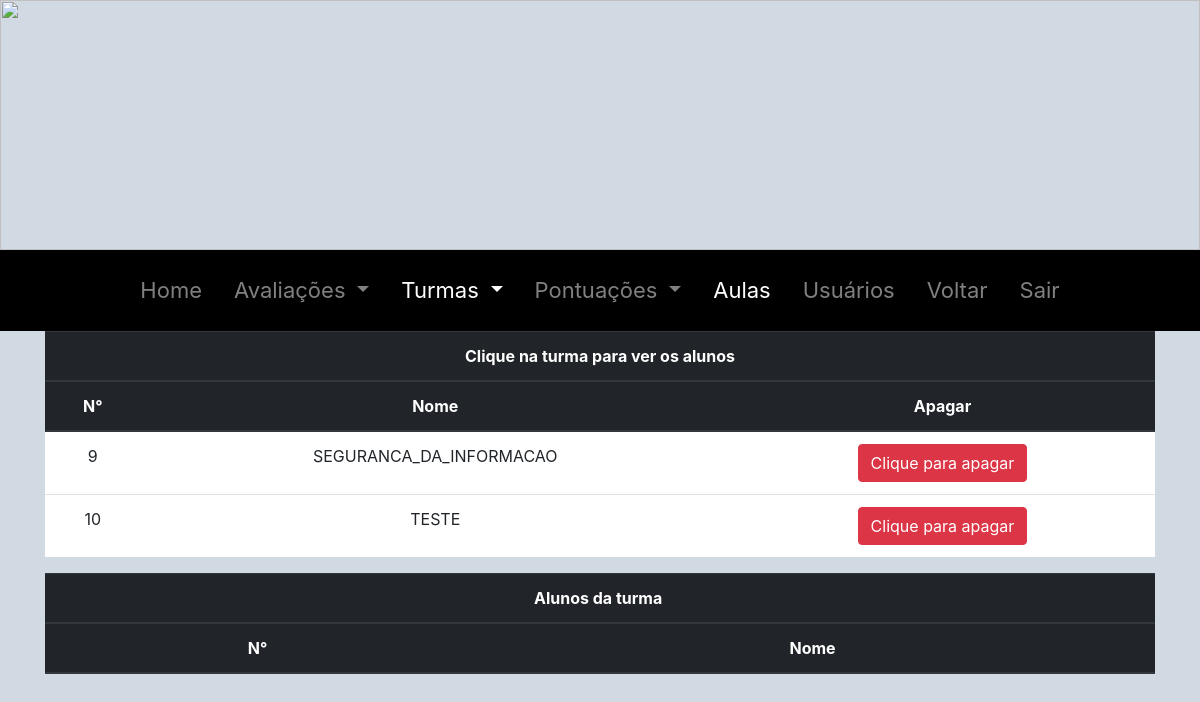
/professor/aulas/turmas/?opt=1 (signed in), run on the app's committed database.
### tables this page shows
CREATE TABLE `tbl_turma` (
  `id` int(11) NOT NULL,
  `nome` varchar(50) NOT NULL,
  `id_professor` int(11) NOT NULL
);

### professor/aulas/turmas/del_turmas.php (the view, shortened to what this page needs)
<?php
if (isset($_COOKIE['rootid'])) {
	$id = $_COOKIE['rootid'];
}
include '../../../configs.php';
$query = "SELECT * FROM tbl_turma WHERE id_professor = '$id'";
$result  = mysqli_query($con,$query);
?>
<table class="table table-hover" style="background-color: #ffffff;">
	<thead class="thead thead-dark">
		<tr>
			<th colspan="3">
				<center>
					Clique na turma para ver os alunos
				</center>
			</th>
		</tr>
		<tr>
			<th>
				<center>
					N°
				</center>
			</th>
			<th>
				<center>
					Nome
				</center>
			</th>
			<th>
				<center>
					Apagar
				</center>
			</th>
		</tr>
	</thead>
	<tbody>
		<?php
		while ($row = mysqli_fetch_object($result)) {
			?>
			<tr style="cursor: pointer;" onclick="showAlunos(<?=$row->id?>)" class="tr">
				<td>
					<center>
						<?=$row->id?>
					</center>
				</td>
				<td>
					<center>
						<?=$row->nome?>
					</center>
				</td>
				<td>
					<center>
						<button onclick="seleciona(<?=$row->id?>)" class="btn btn-danger">Clique para apagar</button>
					</center>
				</td>
			</tr>
			<?php
		}
		?>
	</tbody>
</table>
<table class="table table-stripped" style="background-color: #ffffff;">
	<thead class="thead thead-dark">
		<tr>
			<th colspan="2">
				<center>
					Alunos da turma <output id="out"></output>
				</center>
			</th>
		</tr>
		<tr>
			<th>
				<center>
					N°
				</center>
			</th>
			<th>
				<center>
					Nome
				</center>
			</th>
		</tr>
	</thead>
</table>

### data on the page
tbl_turma: id "9", nome "SEGURANCA_DA_INFORMACAO"
tbl_turma: id "10", nome "TESTE"
